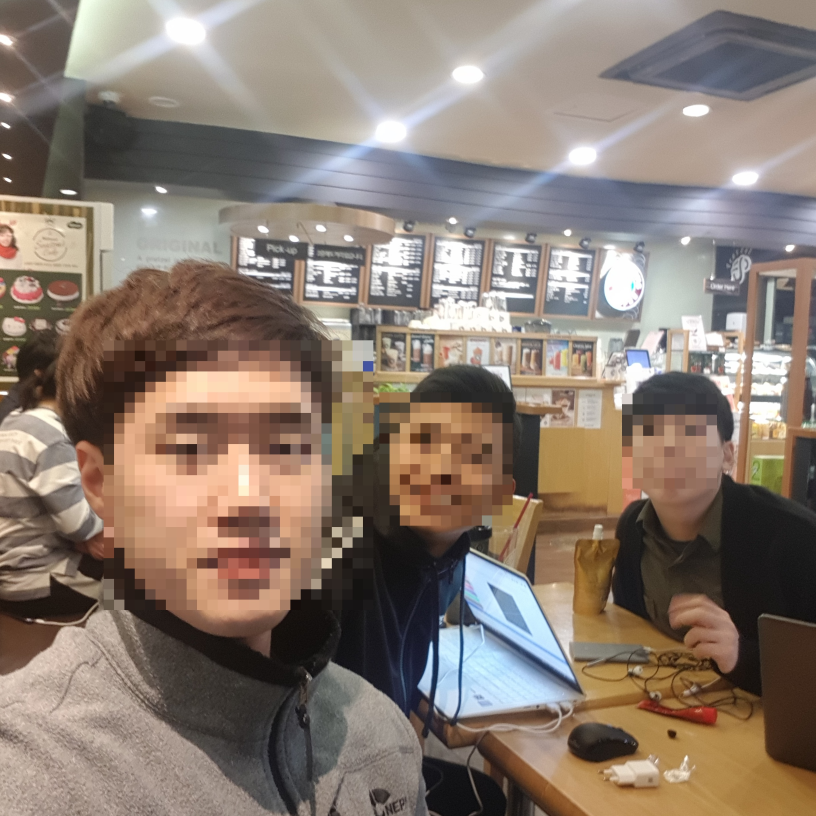
#> input picture Bluescreen.jpg, 2448 x 2448 px (shown at 1/3 size)
$ python faceDetect_img.py
#> lines starting #> are read from the running program, lines starting #| are printed output that depends on the picture
import cv2, sys, re
# 입력 파일 지정하기 --- (※1)
image_file = "Bluescreen.jpg"
# 출력 파일 이름
output_file = re.sub(r'\,jpg|jpeg|PNG$', '-mosaic.jpg', image_file)
mosaic_rate = 30
# 캐스캐이드 파일 경로 지정하기
cascade_file = "haarcascade_frontalface_alt.xml"
# 이미지 읽어 들이기 --- (※2)
image = cv2.imread(image_file)
#> image is the input picture: shape (2448, 2448, 3); mean B, G, R 112.3, 123.2, 137.6
image_gs = cv2.cvtColor(image, cv2.COLOR_BGR2GRAY) # 그레이스케일 변환
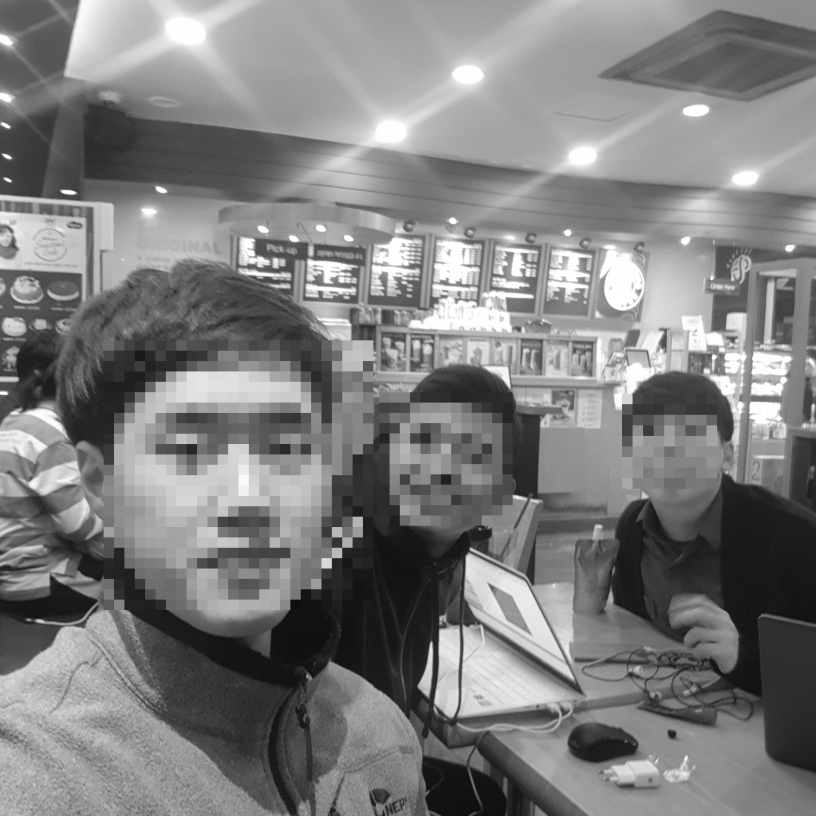
#> image_gs: shape (2448, 2448) (shown at 1/3 size); min 4, max 255, mean 126.3
# 얼굴 인식 실행하기 --- (※3)
cascade = cv2.CascadeClassifier(cascade_file)
face_list = cascade.detectMultiScale(image_gs,
    scaleFactor=1.1,
    minNeighbors=1,
    minSize=(100,100))
#> face_list = [[1838, 1152, 366, 366], [1106, 1160, 444, 444], [38, 1865, 511, 511], [309, 1024, 802, 802]]
if len(face_list) == 0:
    print("no face")
    quit()
# 확인한 부분에 모자이크 걸기 -- (※4)
print(face_list)
#| [[1838 1152  366  366]
#|  [1106 1160  444  444]
#|  [  38 1865  511  511]
#|  [ 309 1024  802  802]]
color = (0, 0, 255)
for (x,y,w,h) in face_list:
    # 얼굴 부분 자르기 --- (※5)
    face_img = image[y:y+h, x:x+w]
    # 자른 이미지를 지정한 배율로 확대/축소하기 --- (※6)
    face_img = cv2.resize(face_img, (w//mosaic_rate, h//mosaic_rate))
    # 확대/축소한 그림을 원래 크기로 돌리기 --- (※7)
    face_img = cv2.resize(face_img, (w, h),
        interpolation=cv2.INTER_AREA)
    # 원래 이미지에 붙이기 --- (※8)
    image[y:y+h, x:x+w] = face_img
#> this loop made 4 passes
#> pass 1, `face_img = image[y:y+h, x:x+w]`:
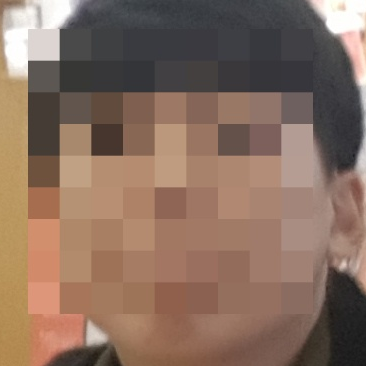
#> face_img: shape (366, 366, 3); mean B, G, R 95.3, 110.1, 135.9
#> pass 1, `face_img = cv2.resize(face_img, (w, h), interpolation=cv2.INTER_AREA)`:
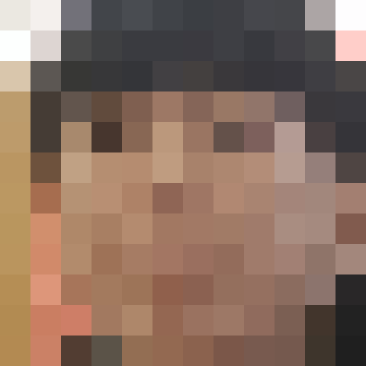
#> face_img: shape (366, 366, 3); mean B, G, R 95.4, 110, 136
#> pass 2, `face_img = image[y:y+h, x:x+w]`:
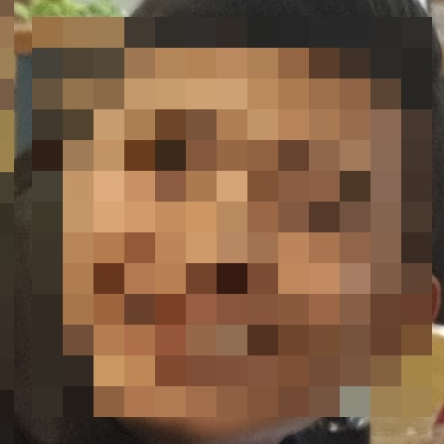
#> face_img: shape (444, 444, 3); mean B, G, R 65.1, 90.6, 122
#> pass 2, `face_img = cv2.resize(face_img, (w, h), interpolation=cv2.INTER_AREA)`:
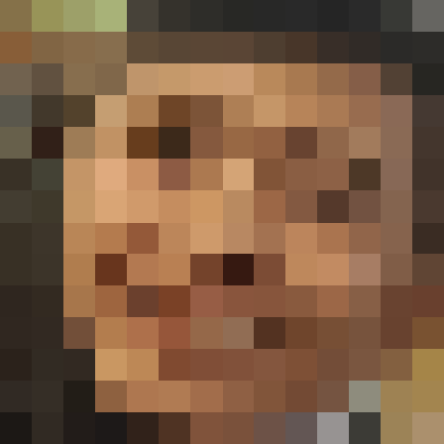
#> face_img: shape (444, 444, 3); mean B, G, R 65.4, 90.8, 122.6
#> after the loop:
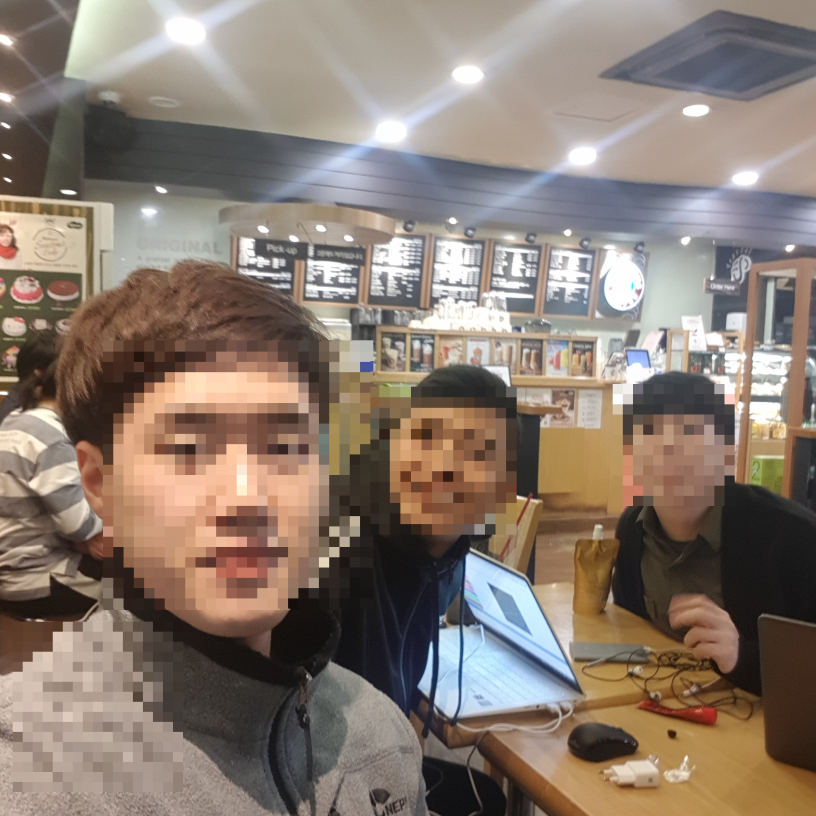
#> image: shape (2448, 2448, 3) (shown at 1/3 size); mean B, G, R 112.2, 123.1, 137.4
# 렌더링 결과를 파일에 출력
cv2.imwrite(output_file, image)
